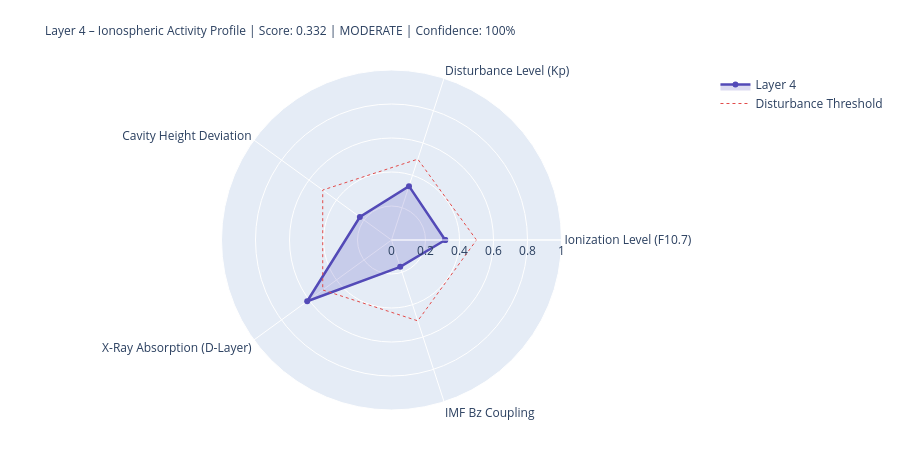

Notebook code for this chart:
### Markdown cell above
---
## 4. State Assessment & Handoff to Layer 5

### Code cell
# ============================================================
# LAYER-4-SCORE
# ============================================================

COMPONENTS = {
    'Ionization Level (F10.7)':    {'score': ioniz,       'source': 'primary' if f107_now else 'from_layer0', 'dynamic': True},
    'Disturbance Level (Kp)':          {'score': disturb,     'source': 'primary' if kp_now   else 'from_layer0', 'dynamic': True},
    'Cavity Height Deviation':    {'score': h_dev,       'source': 'derived',                                'dynamic': True},
    'X-Ray Absorption (D-Layer)':{'score': xray_ioniz,  'source': 'primary' if xray_now else 'missing',     'dynamic': True},
    'IMF Bz Coupling':             {'score': bz_coupling, 'source': 'primary' if bz_now   else 'from_layer0', 'dynamic': True},
}

available    = {k: v['score'] for k, v in COMPONENTS.items() if v['score'] is not None}
unavailable  = [k for k, v in COMPONENTS.items() if v['score'] is None]
layer4_score = round(sum(available.values()) / len(available), 4) if available else None
confidence   = round(len(available) / len(COMPONENTS), 2)
level = ('unknown' if layer4_score is None
         else 'quiet'   if layer4_score < 0.3
         else 'moderate' if layer4_score < 0.6
         else 'active')
dominant_l4 = max(available, key=available.get) if available else 'none'

# Resonance delta for Schumann SR-1
sr1_ref = schumann_freq(1, 80.0)
sr1_now = schumann_freq(1, h_eff)
sr1_delta_mhz = (sr1_now - sr1_ref) * 1000

# Propagation conditions
prop_cond = ('disturbed'   if kp_val > 4
             else 'unsettled' if kp_val > 2
             else 'normal')
if xray_class in ['X', 'M']:
    prop_cond = 'Radio-Blackout moeglich'

W = 68
print('=' * W)
print('LAYER 4 – IONOSPHERE – STATE ASSESSMENT')
print('=' * W)
for name, comp in COMPONENTS.items():
    s = comp['score']
    if s is not None:
        bar = '█' * int(s * 20) + '░' * (20 - int(s * 20))
        print(f'  {name:<36} {bar}  {s:.3f}  [{comp["source"]}]')
    else:
        print(f'  {name:<36} {"─" * 20}  n/a   [missing]')
print('-' * W)
print(f'  Score:          {layer4_score:.3f}  ({len(available)}/{len(COMPONENTS)} components)')
print(f'  Confidence:     {confidence:.0%}')
print(f'  Level:          {level.upper()}')
print(f'  Dominant:       {dominant_l4}')
print(f'  Cavity height:  {h_eff:.1f} km  (Ref: 80.0 km)')
print(f'  SR-1:           {sr1_now:.3f} Hz  (Δ {sr1_delta_mhz:+.1f} mHz vs. ref)')
print(f'  Propagation:    {prop_cond}')
print(f'  X-Ray:          {xray_class}-class  ({xray_now:.2e} W/m²)' if xray_now else '  X-Ray:          n/a')
print('=' * W)

# Radar
cats   = list(available.keys())
vals_r = list(available.values())
if len(cats) >= 3:
    fig = go.Figure()
    fig.add_trace(go.Scatterpolar(
        r=vals_r + [vals_r[0]], theta=cats + [cats[0]],
        fill='toself', fillcolor='rgba(83,74,183,0.20)',
        line=dict(color='#534AB7', width=2.5), name='Layer 4'
    ))
    fig.add_trace(go.Scatterpolar(
        r=[0.5] * (len(cats)+1), theta=cats + [cats[0]],
        line=dict(color='#E24B4A', dash='dot', width=1),
        mode='lines', name='Disturbance Threshold'
    ))
    fig.update_layout(
        title=dict(
            text=f'Layer 4 – Ionospheric Activity Profile | Score: {layer4_score:.3f} | {level.upper()} | Confidence: {confidence:.0%}',
            font=dict(size=12)
        ),
        polar=dict(radialaxis=dict(visible=True, range=[0, 1])),
        height=450, showlegend=True,
        margin=dict(l=80, r=80, t=70, b=40)
    )
    fig.show()

### Figure 1 — Plotly figure (JSON) as saved in the notebook; plotly's stock layout.template omitted (floating-point values rounded to 4 significant figures)
{"data": [{"fill": "toself", "fillcolor": "rgba(83,74,183,0.20)", "line": {"color": "#534AB7", "width": 2.5}, "name": "Layer 4", "r": [0.316, 0.333, 0.23, 0.613, 0.166, 0.316], "theta": ["Ionization Level (F10.7)", "Disturbance Level (Kp)", "Cavity Height Deviation", "X-Ray Absorption (D-Layer)", "IMF Bz Coupling", "Ionization Level (F10.7)"], "type": "scatterpolar"}, {"line": {"color": "#E24B4A", "dash": "dot", "width": 1}, "mode": "lines", "name": "Disturbance Threshold", "r": [0.5, 0.5, 0.5, 0.5, 0.5, 0.5], "theta": ["Ionization Level (F10.7)", "Disturbance Level (Kp)", "Cavity Height Deviation", "X-Ray Absorption (D-Layer)", "IMF Bz Coupling", "Ionization Level (F10.7)"], "type": "scatterpolar"}], "layout": {"height": 450, "margin": {"b": 40, "l": 80, "r": 80, "t": 70}, "polar": {"radialaxis": {"range": [0, 1], "visible": true}}, "showlegend": true, "title": {"font": {"size": 12}, "text": "Layer 4 – Ionospheric Activity Profile | Score: 0.332 | MODERATE | Confidence: 100%"}}}
